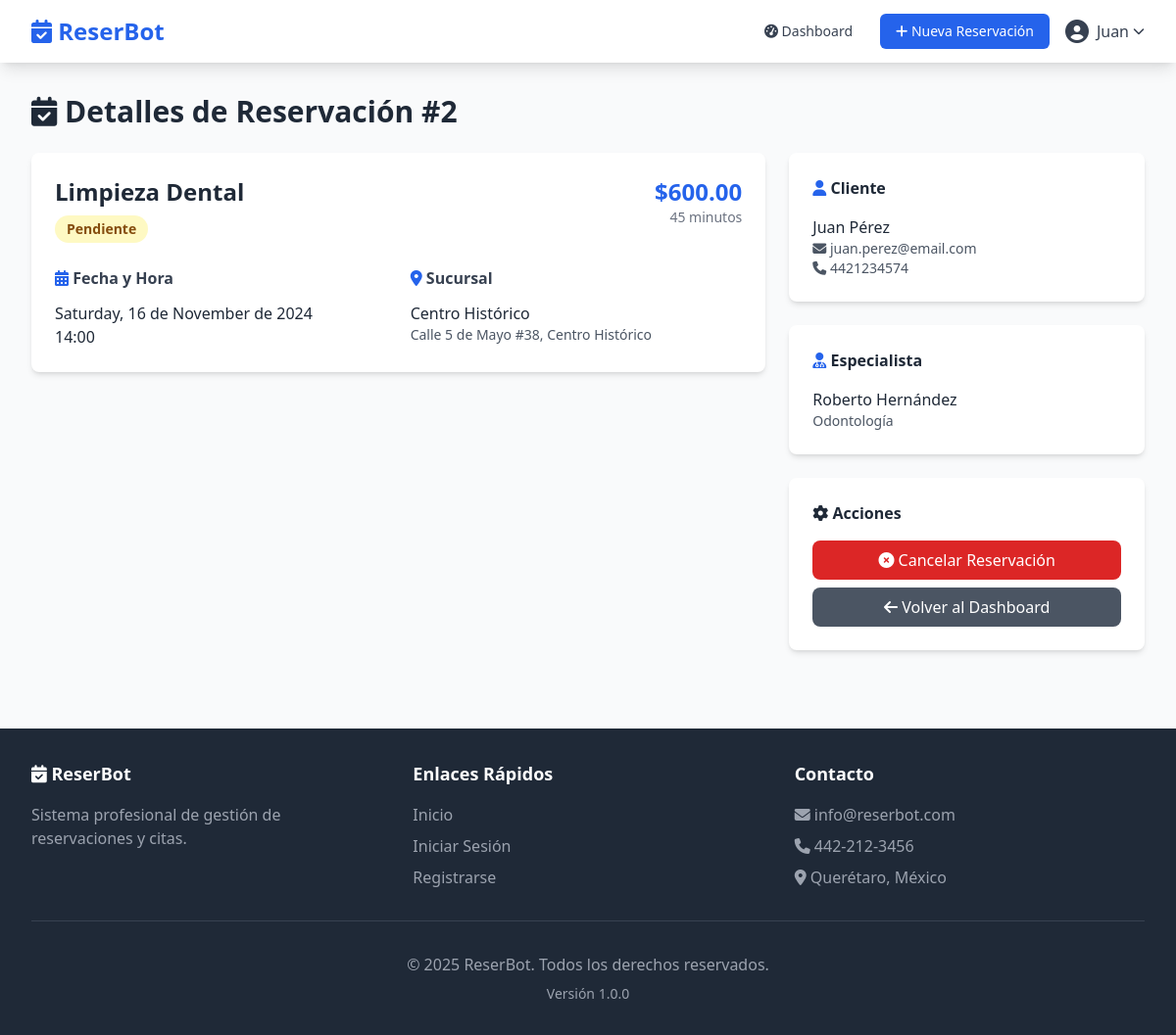
Page /reservacion/ver/2 (signed in) on the committed database.
### tables this page shows
CREATE TABLE reservaciones (
    id INT AUTO_INCREMENT PRIMARY KEY,
    cliente_id INT NOT NULL,
    especialista_id INT NOT NULL,
    servicio_id INT NOT NULL,
    sucursal_id INT NOT NULL,
    fecha_hora DATETIME NOT NULL,
    duracion INT NOT NULL COMMENT 'Duración en minutos',
    estado VARCHAR(50) DEFAULT 'pendiente' COMMENT 'pendiente, confirmada, completada, cancelada',
    notas TEXT,
    motivo_cancelacion TEXT,
    precio DECIMAL(10, 2),
    fecha_creacion DATETIME DEFAULT CURRENT_TIMESTAMP,
    fecha_actualizacion DATETIME DEFAULT CURRENT_TIMESTAMP ON UPDATE CURRENT_TIMESTAMP,
    FOREIGN KEY (cliente_id) REFERENCES usuarios(id) ON DELETE CASCADE,
    FOREIGN KEY (especialista_id) REFERENCES especialistas(id) ON DELETE CASCADE,
    FOREIGN KEY (servicio_id) REFERENCES servicios(id) ON DELETE CASCADE,
    FOREIGN KEY (sucursal_id) REFERENCES sucursales(id) ON DELETE CASCADE,
    INDEX idx_cliente (cliente_id),
    INDEX idx_especialista (especialista_id),
    INDEX idx_fecha (fecha_hora),
    INDEX idx_estado (estado)
);

CREATE TABLE servicios (
    id INT AUTO_INCREMENT PRIMARY KEY,
    categoria_id INT NOT NULL,
    nombre VARCHAR(150) NOT NULL,
    descripcion TEXT,
    duracion INT NOT NULL COMMENT 'Duración en minutos',
    precio DECIMAL(10, 2) NOT NULL,
    activo BOOLEAN DEFAULT TRUE,
    fecha_creacion DATETIME DEFAULT CURRENT_TIMESTAMP,
    FOREIGN KEY (categoria_id) REFERENCES categorias_servicio(id) ON DELETE CASCADE,
    INDEX idx_categoria (categoria_id),
    INDEX idx_activo (activo)
);

CREATE TABLE sucursales (
    id INT AUTO_INCREMENT PRIMARY KEY,
    nombre VARCHAR(150) NOT NULL,
    direccion TEXT,
    ciudad VARCHAR(100) DEFAULT 'Querétaro',
    estado VARCHAR(100) DEFAULT 'Querétaro',
    codigo_postal VARCHAR(10),
    telefono VARCHAR(20),
    email VARCHAR(150),
    horario_apertura TIME DEFAULT '08:00:00',
    horario_cierre TIME DEFAULT '20:00:00',
    activo BOOLEAN DEFAULT TRUE,
    latitud DECIMAL(10, 8),
    longitud DECIMAL(11, 8),
    fecha_creacion DATETIME DEFAULT CURRENT_TIMESTAMP,
    INDEX idx_activo (activo)
);

CREATE TABLE usuarios (
    id INT AUTO_INCREMENT PRIMARY KEY,
    nombre VARCHAR(100) NOT NULL,
    apellido VARCHAR(100) NOT NULL,
    email VARCHAR(150) UNIQUE NOT NULL,
    password VARCHAR(255) NOT NULL,
    telefono VARCHAR(20),
    rol_id INT NOT NULL DEFAULT 4 COMMENT '1=Superadmin, 2=Admin, 3=Especialista, 4=Cliente, 5=Recepcionista',
    activo BOOLEAN DEFAULT TRUE,
    intentos_login INT DEFAULT 0,
    bloqueado_hasta DATETIME NULL,
    fecha_registro DATETIME DEFAULT CURRENT_TIMESTAMP,
    ultima_conexion DATETIME NULL,
    INDEX idx_email (email),
    INDEX idx_rol (rol_id)
);

CREATE TABLE especialistas (
    id INT AUTO_INCREMENT PRIMARY KEY,
    usuario_id INT NOT NULL,
    sucursal_id INT NOT NULL,
    especialidad VARCHAR(150),
    biografia TEXT,
    titulo VARCHAR(200),
    cedula_profesional VARCHAR(50),
    foto VARCHAR(255),
    calificacion_promedio DECIMAL(3, 2) DEFAULT 0.00,
    total_calificaciones INT DEFAULT 0,
    activo BOOLEAN DEFAULT TRUE,
    fecha_registro DATETIME DEFAULT CURRENT_TIMESTAMP,
    FOREIGN KEY (usuario_id) REFERENCES usuarios(id) ON DELETE CASCADE,
    FOREIGN KEY (sucursal_id) REFERENCES sucursales(id) ON DELETE CASCADE,
    INDEX idx_usuario (usuario_id),
    INDEX idx_sucursal (sucursal_id),
    INDEX idx_activo (activo)
);

### app/controllers/ReservacionController.php (called while the page is built, shortened)
<?php
class ReservacionController extends BaseController {
    private $reservacionModel;
    public function __construct() {
        $this->reservacionModel = new Reservacion();
    }
    public function ver($id = null) {
        $reservacion = $this->reservacionModel->findById($id);
        $data = [
            'title' => 'Reservación #' . $id . ' - ' . APP_NAME,
            'reservacion' => $reservacion,
            'csrf_token' => $this->generateCsrfToken()
        ];
        $this->view('reservations/ver', $data);
    }
}

### index.php (called while the page is built, shortened)
<?php
spl_autoload_register(function ($class) {
    $controller_file = CONTROLLERS_PATH . $class . '.php';
    if (file_exists($controller_file)) {
        return;
    }
    $model_file = MODELS_PATH . $class . '.php';
    if (file_exists($model_file)) {
        return;
    }
});
function getUrl() {
    return isset($_GET['url']) ? rtrim($_GET['url'], '/') : '';
}
$url = getUrl();
$url = filter_var($url, FILTER_SANITIZE_URL);
$url = explode('/', $url);
$method = isset($url[1]) && !empty($url[1]) ? $url[1] : 'index';
$params = array_slice($url, 2);
$controller = new $controllerName();
call_user_func_array([$controller, $method], $params);

### config/database.php (called while the page is built, shortened)
<?php
class Database {
    private static $instance = null;
    private $connection;
    private function __construct() {
        try {
            $dsn = "mysql:host=" . DB_HOST . ";dbname=" . DB_NAME . ";charset=" . DB_CHARSET;
            $options = [
                PDO::ATTR_ERRMODE => PDO::ERRMODE_EXCEPTION,
                PDO::ATTR_DEFAULT_FETCH_MODE => PDO::FETCH_ASSOC,
                PDO::ATTR_EMULATE_PREPARES => false,
                PDO::MYSQL_ATTR_INIT_COMMAND => "SET NAMES " . DB_CHARSET
            ];
            $this->connection = new PDO($dsn, DB_USER, DB_PASS, $options);
        } catch (PDOException $e) {
            error_log("Database Connection Error: " . $e->getMessage());
            die("Error de conexión a la base de datos. Por favor, revise la configuración.");
        }
    }
    public static function getInstance() {
        if (self::$instance === null) {
            self::$instance = new self();
        }
        return self::$instance;
    }
    public function query($sql, $params = []) {
        try {
            $stmt = $this->connection->prepare($sql);
            $stmt->execute($params);
            return $stmt;
        } catch (PDOException $e) {
            error_log("Query Error: " . $e->getMessage() . " SQL: " . $sql);
            throw $e;
        }
    }
    public function fetch($sql, $params = []) {
        $stmt = $this->query($sql, $params);
        return $stmt->fetch();
    }
}

### app/models/Reservacion.php (called while the page is built, shortened)
<?php
class Reservacion {
    private $db;
    public function __construct() {
        $this->db = Database::getInstance();
    }
    public function findById($id) {
        $sql = "SELECT r.*,
                u.nombre as cliente_nombre, u.apellido as cliente_apellido,
                u.email as cliente_email, u.telefono as cliente_telefono,
                e.especialidad, ue.nombre as especialista_nombre, ue.apellido as especialista_apellido,
                s.nombre as servicio_nombre, s.duracion as servicio_duracion, s.precio as servicio_precio,
                su.nombre as sucursal_nombre, su.direccion as sucursal_direccion
                FROM reservaciones r
                INNER JOIN usuarios u ON r.cliente_id = u.id
                INNER JOIN especialistas e ON r.especialista_id = e.id
                INNER JOIN usuarios ue ON e.usuario_id = ue.id
                INNER JOIN servicios s ON r.servicio_id = s.id
                INNER JOIN sucursales su ON r.sucursal_id = su.id
                WHERE r.id = ? LIMIT 1";
        return $this->db->fetch($sql, [$id]);
    }
}

### app/views/reservations/ver.php (the view, shortened to what this page needs)
<?php require_once VIEWS_PATH . 'layouts/header.php'; ?>
<div class="mb-6">
    <h1 class="text-3xl font-bold text-gray-800">
        <i class="fas fa-calendar-check"></i> Detalles de Reservación #<?php echo $reservacion['id']; ?>
    </h1>
</div>
<div class="grid grid-cols-1 lg:grid-cols-3 gap-6">
    <div class="lg:col-span-2">
        <div class="bg-white rounded-lg shadow-md p-6 mb-6">
            <div class="flex justify-between items-start mb-6">
                <div>
                    <h2 class="text-2xl font-semibold text-gray-800">
                        <?php echo htmlspecialchars($reservacion['servicio_nombre']); ?>
                    </h2>
                    <?php
                    $statusColors = [
                        'pendiente' => 'bg-yellow-100 text-yellow-800',
                        'confirmada' => 'bg-blue-100 text-blue-800',
                        'completada' => 'bg-green-100 text-green-800',
                        'cancelada' => 'bg-red-100 text-red-800'
                    ];
                    $color = $statusColors[$reservacion['estado']] ?? 'bg-gray-100 text-gray-800';
                    ?>
                    <span class="inline-block mt-2 px-3 py-1 text-sm font-semibold rounded-full <?php echo $color; ?>">
                        <?php echo ucfirst($reservacion['estado']); ?>
                    </span>
                </div>
                <div class="text-right">
                    <p class="text-2xl font-bold text-blue-600">
                        $<?php echo number_format($reservacion['precio'], 2); ?>
                    </p>
                    <p class="text-sm text-gray-500">
                        <?php echo $reservacion['duracion']; ?> minutos
                    </p>
                </div>
            </div>
            <div class="grid grid-cols-1 md:grid-cols-2 gap-6">
                <div>
                    <h3 class="font-semibold text-gray-700 mb-3">
                        <i class="fas fa-calendar-alt text-blue-600"></i> Fecha y Hora
                    </h3>
                    <p class="text-gray-800 font-medium">
                        <?php echo date('l, d \d\e F \d\e Y', strtotime($reservacion['fecha_hora'])); ?>
                    </p>
                    <p class="text-gray-800 font-medium">
                        <?php echo date('H:i', strtotime($reservacion['fecha_hora'])); ?>
                    </p>
                </div>
                <div>
                    <h3 class="font-semibold text-gray-700 mb-3">
                        <i class="fas fa-map-marker-alt text-blue-600"></i> Sucursal
                    </h3>
                    <p class="text-gray-800"><?php echo htmlspecialchars($reservacion['sucursal_nombre']); ?></p>
                    <p class="text-sm text-gray-600"><?php echo htmlspecialchars($reservacion['sucursal_direccion']); ?></p>
                </div>
            </div>
        </div>
    </div>
    <div class="lg:col-span-1">
        <div class="bg-white rounded-lg shadow-md p-6 mb-6">
            <h3 class="font-semibold text-gray-800 mb-4">
                <i class="fas fa-user text-blue-600"></i> Cliente
            </h3>
            <p class="text-gray-800 font-medium">
                <?php echo htmlspecialchars($reservacion['cliente_nombre'] . ' ' . $reservacion['cliente_apellido']); ?>
            </p>
            <p class="text-sm text-gray-600">
                <i class="fas fa-envelope"></i> <?php echo htmlspecialchars($reservacion['cliente_email']); ?>
            </p>
            <?php if ($reservacion['cliente_telefono']): ?>
                <p class="text-sm text-gray-600">
                    <i class="fas fa-phone"></i> <?php echo htmlspecialchars($reservacion['cliente_telefono']); ?>
                </p>
            <?php endif; ?>
        </div>
        <div class="bg-white rounded-lg shadow-md p-6 mb-6">
            <h3 class="font-semibold text-gray-800 mb-4">
                <i class="fas fa-user-md text-blue-600"></i> Especialista
            </h3>
            <p class="text-gray-800 font-medium">
                <?php echo htmlspecialchars($reservacion['especialista_nombre'] . ' ' . $reservacion['especialista_apellido']); ?>
            </p>
            <p class="text-sm text-gray-600">
                <?php echo htmlspecialchars($reservacion['especialidad']); ?>
            </p>
        </div>
        <div class="bg-white rounded-lg shadow-md p-6">
            <h3 class="font-semibold text-gray-800 mb-4">
                <i class="fas fa-cog"></i> Acciones
            </h3>
            <?php if ($reservacion['estado'] == 'pendiente' || $reservacion['estado'] == 'confirmada'): ?>
                <?php if ($_SESSION['rol_id'] == ROLE_CLIENTE && $reservacion['cliente_id'] == $_SESSION['user_id']): ?>
                    <button onclick="cancelarReservacion()"
                            class="w-full bg-red-600 text-white px-4 py-2 rounded-lg hover:bg-red-700 mb-2">
                        <i class="fas fa-times-circle"></i> Cancelar Reservación
                    </button>
                <?php endif; ?>
            <?php endif; ?>
            <a href="<?php echo BASE_URL; ?>/dashboard"
               class="block w-full text-center bg-gray-600 text-white px-4 py-2 rounded-lg hover:bg-gray-700">
                <i class="fas fa-arrow-left"></i> Volver al Dashboard
            </a>
        </div>
    </div>
</div>
<?php require_once VIEWS_PATH . 'layouts/footer.php'; ?>

### public/css/style.css (style rules this page uses)
* { transition: all 0.3s ease; }

### rows in the picture
reservaciones: id "2", servicio.nombre "Limpieza Dental", estado "Pendiente", precio "600.00", duracion "45", fecha_hora "Saturday, 16 de November de 2024", fecha_hora "14:00", sucursal.nombre "Centro Histórico", sucursal.direccion "Calle 5 de Mayo #38, Centro Histórico", cliente.apellido "Juan Pérez", cliente.email "juan.perez@email.com", cliente.telefono "4421234574", usuarios.nombre+apellido "Roberto Hernández", especialista.especialidad "Odontología"

### other values in the picture
APP_NAME "ReserBot"
$_SESSION['nombre'] "Juan"
APP_VERSION "1.0.0"
